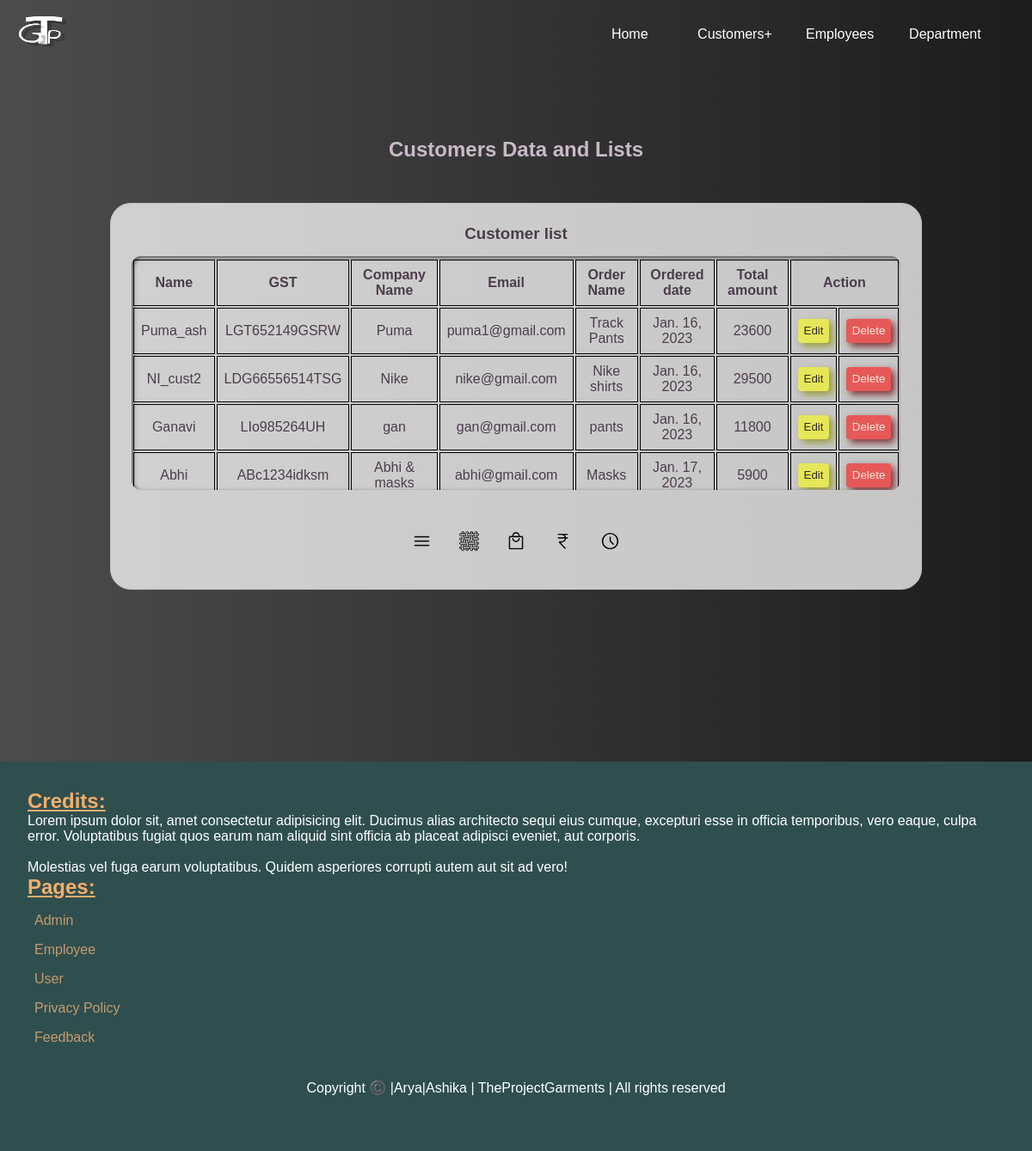
/customer/, run on an earlier commit of the app's database.
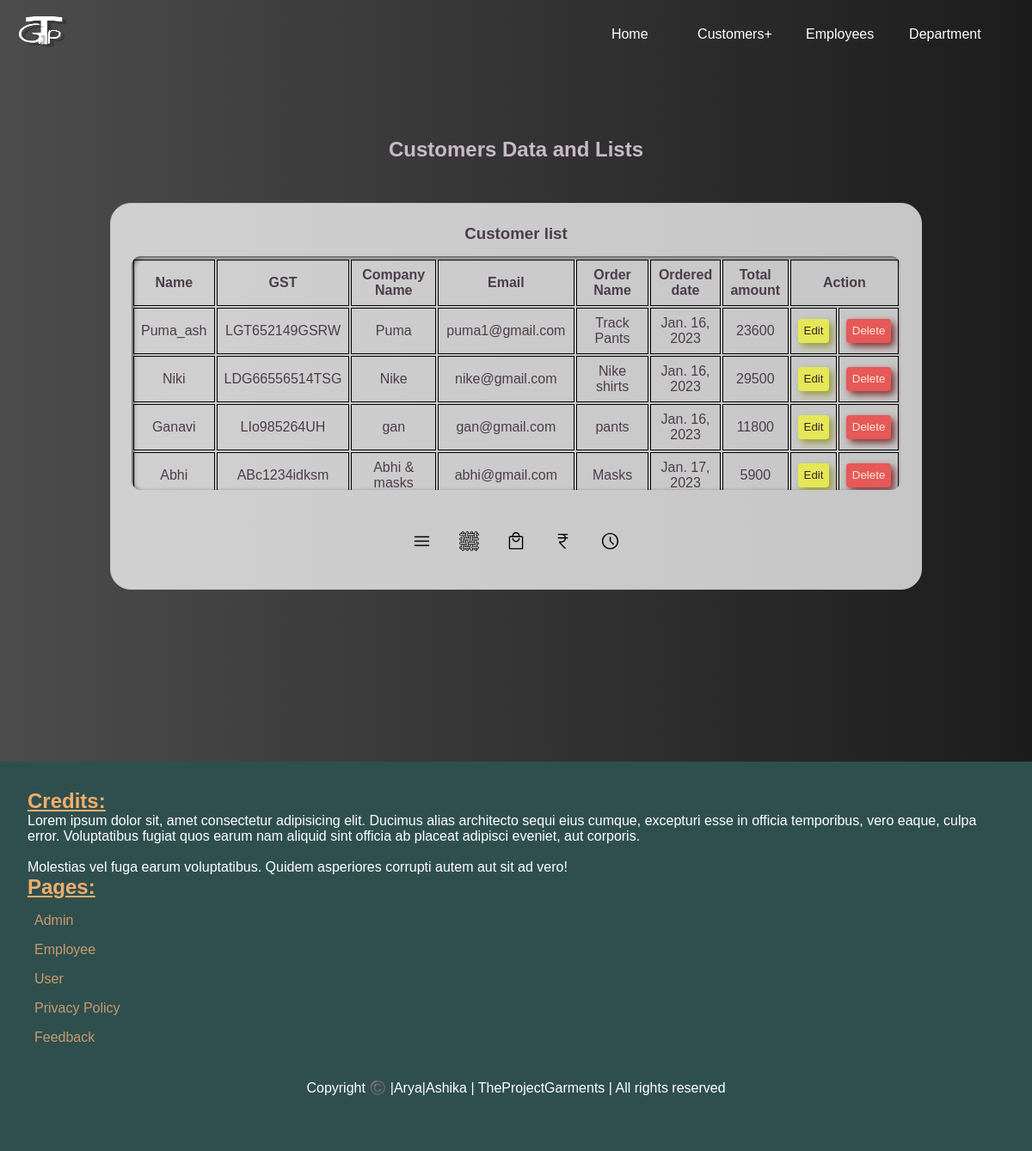
And on a later commit of the database.
### first_vs/models.py (models this page shows, shortened)
class Customer(models.Model):
    id=models.CharField(max_length=50,primary_key=True)
    namei=models.CharField(max_length=50,unique=True,blank=False)
    phone=models.CharField(max_length=40,blank=False)
    gst=models.CharField(max_length=50,unique=True)
    adder=models.TextField(max_length=500)
    co_name=models.CharField(max_length=50,blank=False)
    email=models.CharField(max_length=100,blank=False)
    materials=models.CharField(max_length=100,default="any")
    ord_name=models.CharField(max_length=50,unique=True)
    ord_amt=models.CharField(max_length=20)
    pending_payment=models.CharField(max_length=20)
    date=models.DateField()
    due_date=models.DateField(null=True)

### first_vs/views.py (the view)
# urls.py: path('customer/',views.customers,name='customers'),
def customers(request):
    tab=Customer.objects.all()
    bil=Bills.objects.all()
    return render(request, 'first_vs/cust.html',{'tab':tab,'bil':bil})

### first_vs/templates/first_vs/cust.html (shortened to what the changed rows need)
<!DOCTYPE html>
<html lang="en">
<head>
    {% load static %}
    <link rel="stylesheet" href="{% static 'first_vs/cust.css'%}">
</head>
<body>
        {% load static %}
        {% load %}
    <main>
        <h2>Customers Data and Lists</h2>
        <div class="cards">
            <div class="contents">
                <div class="content1">
                    <div class="main_content">
                        <table>
                           <th>
                               <tr class="tab_head">
                                   <td>Name</td>
                                   <td>GST</td>
                                   <td>Company Name</td>
                                   <td>Email</td>
                                   <td>Order Name</td>
                                   <td>Ordered date</td>
                                   <td>Total amount</td>
                                   <td colspan="2">Action</td>
                                </tr>
                            </th>
                            {% for i in tab %}
                            <tr>
                                <td> {{ i.namei }}</td>
                                <td> {{ i.gst }}</td>
                                <td> {{ i.co_name }}</td>
                                <td> {{ i.email }}</td>
                                <td> {{ i.ord_name }}</td>
                                <td> {{ i.date }}</td>
                                <td> {{ i.pending_payment }}</td>
                                <td class="but"><a href="{% url 'update' i.id %}"><button>Edit</button></a></td>
                                 <td><form action="{% url 'delete' i.id %}" method="post">
                                        <input type="submit" name="delete" id="delete" value="Delete"></form>
                                </td>
                            </tr>
                            {% endfor %}
                        </table>
                    </div>
                </div>
            </div>
        </div>
    </main>
    <footer>
        <div class="foot_container">
            <div class="credits">
                <h2>Credits:</h2>
            </div>
            <div class="login_sec">
                <h2>Pages:</h2>
            </div>
        </div>
    </footer>
</body>
</html>

What changed in the data, as far as the page shows it:
changed Customer "LDG66556514TSG": namei "NI_cust2" → "Niki"
